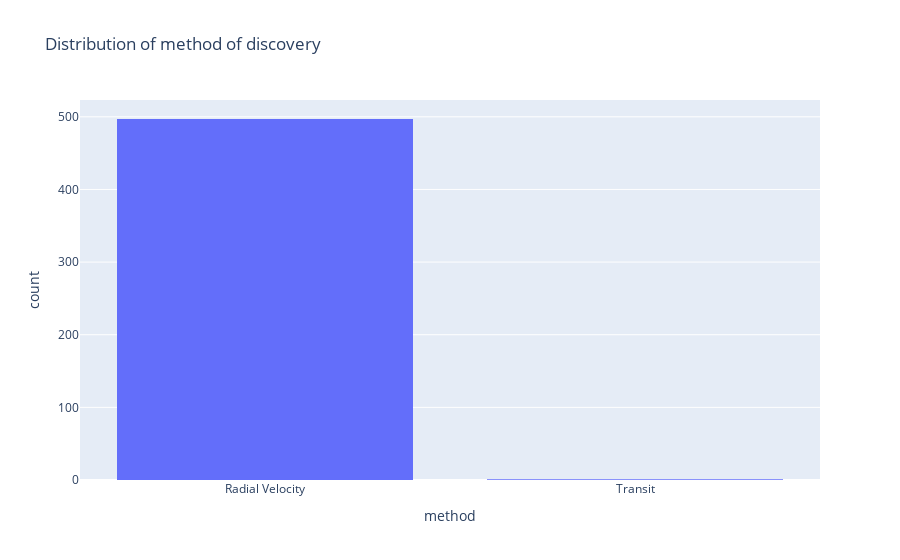

Source (notebook cell):
### Markdown cell above
____

## <font color=#00BBFF> Problem #2 - Exploratory Data Analysis (10 pts) </font>

In this problem you are going to explore EDA: Exploratory Data Analysis, which - _like IDA_ - is can be defined many ways, but we will assume it contains these steps:
* Univariate analysis
* Bivariate analysis
* Multivariate analysis
* Correlation analysis
* Dimensionality assessment
* Pattern and trend identification
* Hypothesis generation

Note that IDA did not involve much in the way of visualization; EDA relies heavily on visualization. An important aspect of EDA is that is, as in the name, exploratory. The goals of EDA might be:
* you have a unique dataset and you want to explore whether it contains anything that would be useful or surprising.
* you have a very specific goal in mind already and you want to explore whether this dataset can help you achieve your goal. 

Because this is EDA, with an emphasis on the E, I want you to explore this dataset with little guidance. Use your curiosity, intuition and creativity. 

🤓 Follow these steps:
* only use the Plotly library for this problem, with as many plot types as you can; interactive plots are preferred
* make about one plot per category above - if you are not familiar with a concept, skip that item (e.g., you don't know what PCA is, you have no idea how to do clustering, there are temporal trends, or whatever); shoot for about 5 plots
* but, complete 7: the EDA must lead to something to do next!! use a markdown cell for this

### Code cell
'''
univariate plot
'''

fig = px.histogram(df_planets_scaled, x='method', title='Distribution of method of discovery')
fig.show()

### Figure 1 — Plotly figure (JSON) as saved in the notebook; plotly's stock layout.template omitted (floating-point values rounded to 4 significant figures; data arrays with more than 128 entries replaced by an {"elided": "..."} marker saying what was removed)
{"data": [{"bingroup": "x", "hovertemplate": "method=%{x}<br>count=%{y}<extra></extra>", "legendgroup": "", "marker": {"color": "#636efa", "pattern": {"shape": ""}}, "name": "", "orientation": "v", "showlegend": false, "type": "histogram", "x": {"elided": "498 str values"}, "xaxis": "x", "yaxis": "y"}], "layout": {"barmode": "relative", "legend": {"tracegroupgap": 0}, "title": {"text": "Distribution of method of discovery"}, "xaxis": {"anchor": "y", "domain": [0, 1], "title": {"text": "method"}}, "yaxis": {"anchor": "x", "domain": [0, 1], "title": {"text": "count"}}}}
